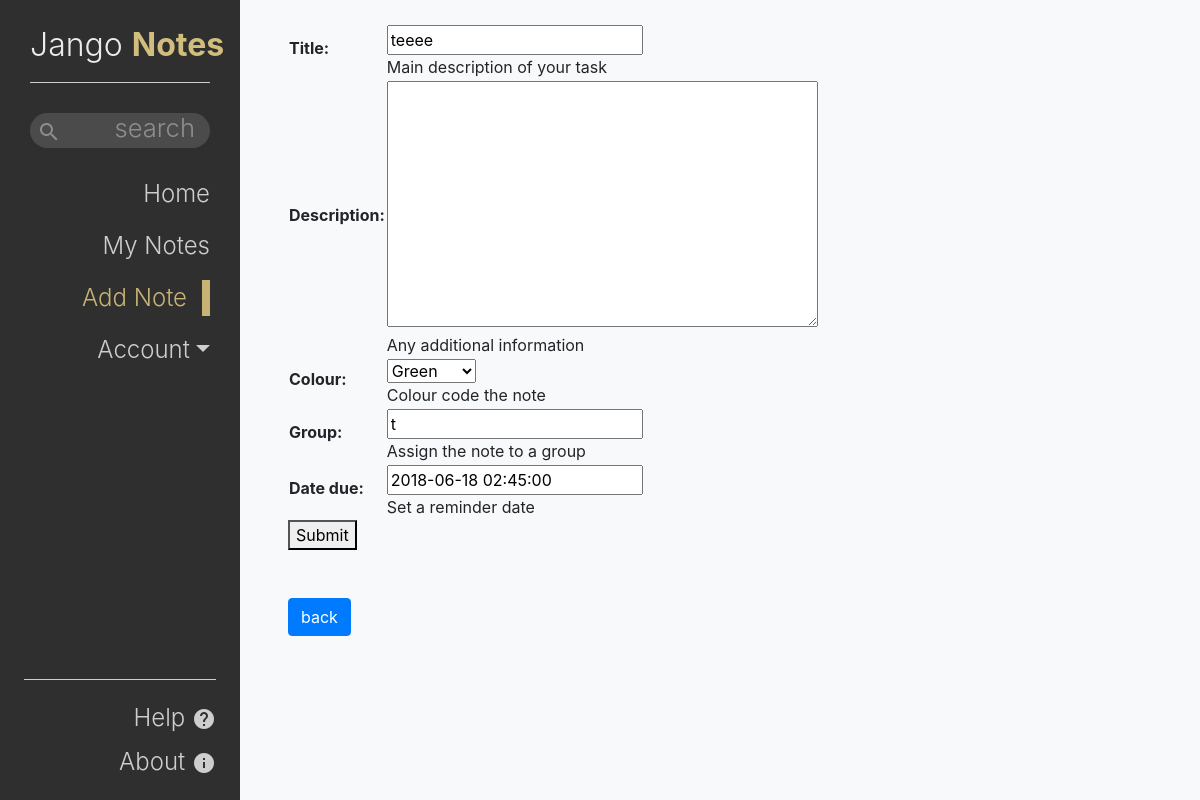
The page /note/20 (signed in) on the database as committed earlier.
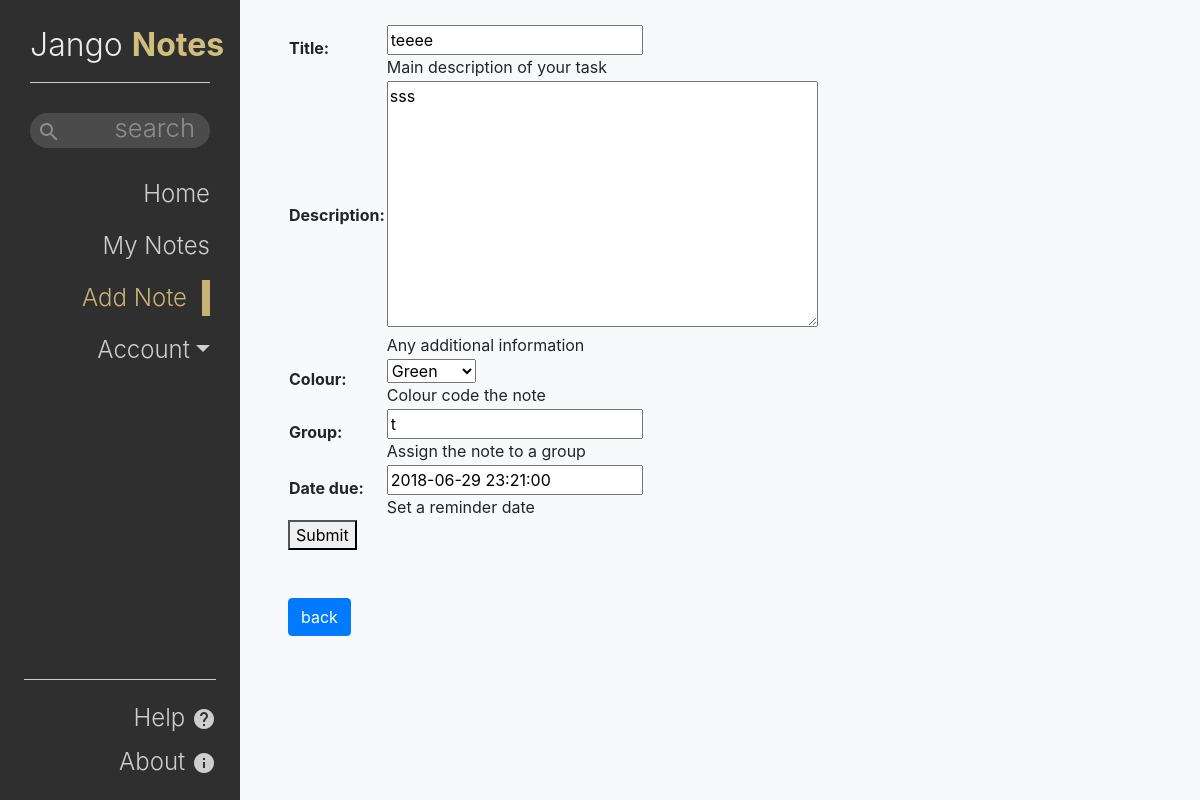
The same page on the database as committed later.
### notesApp/models.py (models this page shows, shortened)
class Note(models.Model):
    colourChoices = (
        ('blue', 'Blue'),
        ('red', 'Red'),
        ('green', 'Green'),
        ('yellow', 'Yellow'),
    )
    owner = models.ForeignKey(User, on_delete=models.CASCADE)
    title = models.CharField(
        max_length=50, help_text="Main description of your task")
    description = models.TextField(
        blank=True, null=True, help_text="Any additional information")
    colour = models.CharField(blank=True, null=True,
                              max_length=50, choices=colourChoices, help_text="Colour code the note")
    group = models.CharField(
        blank=True, null=True, max_length=50, help_text="Assign the note to a group")
    dateCreated = models.DateTimeField(
        auto_now_add=True, verbose_name='date created')
    dateDue = models.DateTimeField(
        blank=True, null=True, help_text="Set a reminder date", verbose_name='date due')
    class Meta:
        ordering = ["dateCreated"]

### notesApp/views.py (the view)
# urls.py: path('note/<int:pk>', views.EditNote, name='editNote'),
@login_required
def EditNote(request, pk):
    note = get_object_or_404(Note, pk=pk)
    if note.owner != request.user:
        raise Http404("You can only edit your own notes.")
    if request.method == 'POST':
        form = NoteForm(request.POST, instance=note)
        if form.is_valid():
            form.save()
            return redirect('notes')
    else:
        form = NoteForm(instance=note)
    return render(request, 'notesApp/noteForm.html', {'form': form })

### notesApp/forms.py
class NoteForm(forms.ModelForm):
    class Meta:
        model = Note
        exclude = ['owner']
        widgets = {'dateDue': DateTimePickerInput(options={
            "showClose": False,
            "showClear": False,
            "showTodayButton": True,
            "format": "MM/DD/YYYY HH:mm",
        })}

### templates/notesApp/noteForm.html (shortened to what this page needs)
{% extends "base.html" %}
{% block content %}
  <form action="" method="POST">
    <table>
      {{ form }}
    </table>
    <button type="submit">Submit</button>
  </form>
  <br><br>
  <a href="{% url 'notes' %}" class="btn btn-primary">back</a>
{% endblock %}
{% block sidebar %}
<li class="nav-item">
    <a class="nav-link" href="{% url 'index' %}">Home</a>
  </li>
  <li class="nav-item">
    <a class="nav-link" href="{% url 'notes' %}">My Notes</a>
  </li>
  <li class="nav-item active">
    <a class="nav-link" href="{% url 'noteCreate' %}">Add Note</a>
  </li>
{% endblock %}

Rows that differ between the two databases and show on the page:
changed Note "teeee": description (not shown) → "sss"; dateDue "2018-06-18 02:45:00" → "2018-06-29 23:21:00"
